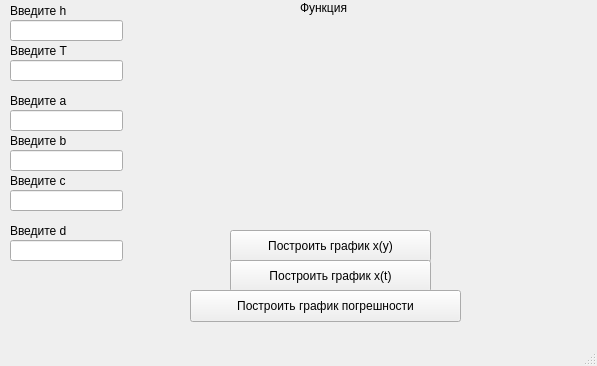
<?xml version="1.0" encoding="UTF-8"?>
<ui version="4.0">
 <class>MainWindow</class>
 <widget class="QMainWindow" name="MainWindow">
  <property name="geometry">
   <rect>
    <x>0</x>
    <y>0</y>
    <width>597</width>
    <height>366</height>
   </rect>
  </property>
  <property name="windowTitle">
   <string>Курсовая работа</string>
  </property>
  <widget class="QWidget" name="centralwidget">
   <widget class="QLabel" name="label">
    <property name="geometry">
     <rect>
      <x>10</x>
      <y>0</y>
      <width>71</width>
      <height>21</height>
     </rect>
    </property>
    <property name="text">
     <string>Введите h</string>
    </property>
   </widget>
   <widget class="QLineEdit" name="lineEdit">
    <property name="geometry">
     <rect>
      <x>10</x>
      <y>20</y>
      <width>113</width>
      <height>21</height>
     </rect>
    </property>
   </widget>
   <widget class="QLabel" name="label_2">
    <property name="geometry">
     <rect>
      <x>10</x>
      <y>40</y>
      <width>71</width>
      <height>21</height>
     </rect>
    </property>
    <property name="text">
     <string>Введите T</string>
    </property>
   </widget>
   <widget class="QLineEdit" name="lineEdit_2">
    <property name="geometry">
     <rect>
      <x>10</x>
      <y>60</y>
      <width>113</width>
      <height>21</height>
     </rect>
    </property>
   </widget>
   <widget class="QLabel" name="label_3">
    <property name="geometry">
     <rect>
      <x>10</x>
      <y>90</y>
      <width>71</width>
      <height>21</height>
     </rect>
    </property>
    <property name="text">
     <string>Введите a</string>
    </property>
   </widget>
   <widget class="QLabel" name="label_4">
    <property name="geometry">
     <rect>
      <x>10</x>
      <y>130</y>
      <width>71</width>
      <height>21</height>
     </rect>
    </property>
    <property name="text">
     <string>Введите b</string>
    </property>
   </widget>
   <widget class="QLabel" name="label_5">
    <property name="geometry">
     <rect>
      <x>10</x>
      <y>170</y>
      <width>71</width>
      <height>21</height>
     </rect>
    </property>
    <property name="text">
     <string>Введите c</string>
    </property>
   </widget>
   <widget class="QLabel" name="label_6">
    <property name="geometry">
     <rect>
      <x>10</x>
      <y>220</y>
      <width>71</width>
      <height>21</height>
     </rect>
    </property>
    <property name="text">
     <string>Введите d</string>
    </property>
   </widget>
   <widget class="QLineEdit" name="lineEdit_3">
    <property name="geometry">
     <rect>
      <x>10</x>
      <y>110</y>
      <width>113</width>
      <height>21</height>
     </rect>
    </property>
   </widget>
   <widget class="QLineEdit" name="lineEdit_4">
    <property name="geometry">
     <rect>
      <x>10</x>
      <y>150</y>
      <width>113</width>
      <height>21</height>
     </rect>
    </property>
   </widget>
   <widget class="QLineEdit" name="lineEdit_5">
    <property name="geometry">
     <rect>
      <x>10</x>
      <y>190</y>
      <width>113</width>
      <height>21</height>
     </rect>
    </property>
   </widget>
   <widget class="QLineEdit" name="lineEdit_6">
    <property name="geometry">
     <rect>
      <x>10</x>
      <y>240</y>
      <width>113</width>
      <height>21</height>
     </rect>
    </property>
   </widget>
   <widget class="QLabel" name="label_7">
    <property name="geometry">
     <rect>
      <x>300</x>
      <y>0</y>
      <width>61</width>
      <height>16</height>
     </rect>
    </property>
    <property name="text">
     <string>Функция</string>
    </property>
   </widget>
   <widget class="QLabel" name="label_8">
    <property name="geometry">
     <rect>
      <x>230</x>
      <y>20</y>
      <width>201</width>
      <height>51</height>
     </rect>
    </property>
    <property name="styleSheet">
     <string notr="true">border-image: url(:/newPrefix/func.png);</string>
    </property>
    <property name="text">
     <string/>
    </property>
    <property name="pixmap">
     <pixmap resource="func.qrc">:/newPrefix/func.png</pixmap>
    </property>
    <property name="scaledContents">
     <bool>true</bool>
    </property>
   </widget>
   <widget class="QLabel" name="label_10">
    <property name="geometry">
     <rect>
      <x>140</x>
      <y>70</y>
      <width>391</width>
      <height>161</height>
     </rect>
    </property>
    <property name="styleSheet">
     <string notr="true">border-image: url(:/newPrefix/шаг.jpg);</string>
    </property>
    <property name="text">
     <string/>
    </property>
    <property name="pixmap">
     <pixmap resource="usl.qrc">:/newPrefix/шаг.jpg</pixmap>
    </property>
    <property name="scaledContents">
     <bool>true</bool>
    </property>
   </widget>
   <widget class="QPushButton" name="pushButton">
    <property name="geometry">
     <rect>
      <x>230</x>
      <y>230</y>
      <width>201</width>
      <height>32</height>
     </rect>
    </property>
    <property name="text">
     <string>Построить график x(y)</string>
    </property>
   </widget>
   <widget class="QPushButton" name="pushButton_2">
    <property name="geometry">
     <rect>
      <x>230</x>
      <y>260</y>
      <width>201</width>
      <height>32</height>
     </rect>
    </property>
    <property name="text">
     <string>Построить график x(t)</string>
    </property>
   </widget>
   <widget class="QPushButton" name="pushButton_3">
    <property name="geometry">
     <rect>
      <x>190</x>
      <y>290</y>
      <width>271</width>
      <height>32</height>
     </rect>
    </property>
    <property name="text">
     <string>Построить график погрешности</string>
    </property>
   </widget>
  </widget>
  <widget class="QMenuBar" name="menubar">
   <property name="geometry">
    <rect>
     <x>0</x>
     <y>0</y>
     <width>597</width>
     <height>24</height>
    </rect>
   </property>
  </widget>
  <widget class="QStatusBar" name="statusbar"/>
 </widget>
 <resources>
  <include location="func.qrc"/>
  <include location="usl.qrc"/>
 </resources>
 <connections/>
</ui>
